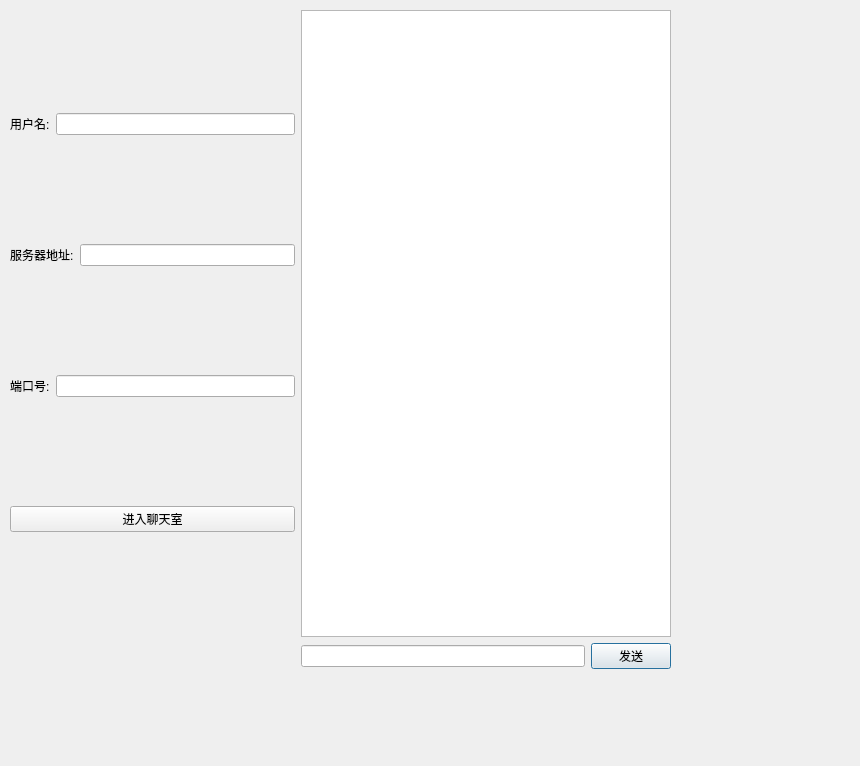
<?xml version="1.0" encoding="UTF-8"?>
<ui version="4.0">
 <class>TcpClient</class>
 <widget class="QDialog" name="TcpClient">
  <property name="geometry">
   <rect>
    <x>0</x>
    <y>0</y>
    <width>860</width>
    <height>766</height>
   </rect>
  </property>
  <property name="windowTitle">
   <string>Dialog</string>
  </property>
  <widget class="QWidget" name="gridLayoutWidget">
   <property name="geometry">
    <rect>
     <x>10</x>
     <y>10</y>
     <width>661</width>
     <height>671</height>
    </rect>
   </property>
   <layout class="QGridLayout" name="gridLayout">
    <item row="0" column="2" colspan="2">
     <widget class="QListWidget" name="contentListWidget"/>
    </item>
    <item row="2" column="2" rowspan="2">
     <layout class="QVBoxLayout" name="verticalLayout"/>
    </item>
    <item row="1" column="2">
     <widget class="QLineEdit" name="sendLineEdit"/>
    </item>
    <item row="1" column="3">
     <widget class="QPushButton" name="sendPushButton">
      <property name="text">
       <string>发送</string>
      </property>
     </widget>
    </item>
    <item row="0" column="0">
     <layout class="QGridLayout" name="gridLayout_2">
      <item row="2" column="0">
       <layout class="QHBoxLayout" name="horizontalLayout_3">
        <item>
         <widget class="QLabel" name="label_3">
          <property name="text">
           <string>端口号:</string>
          </property>
         </widget>
        </item>
        <item>
         <widget class="QLineEdit" name="portLineEdit"/>
        </item>
       </layout>
      </item>
      <item row="0" column="0">
       <layout class="QHBoxLayout" name="horizontalLayout">
        <item>
         <widget class="QLabel" name="label">
          <property name="text">
           <string>用户名:</string>
          </property>
         </widget>
        </item>
        <item>
         <widget class="QLineEdit" name="userNameLineEdit"/>
        </item>
       </layout>
      </item>
      <item row="1" column="0">
       <layout class="QHBoxLayout" name="horizontalLayout_2">
        <item>
         <widget class="QLabel" name="label_2">
          <property name="text">
           <string>服务器地址:</string>
          </property>
         </widget>
        </item>
        <item>
         <widget class="QLineEdit" name="serverIPLineEdit"/>
        </item>
       </layout>
      </item>
      <item row="3" column="0">
       <widget class="QPushButton" name="enterPushBotton">
        <property name="text">
         <string>进入聊天室</string>
        </property>
       </widget>
      </item>
     </layout>
    </item>
   </layout>
  </widget>
 </widget>
 <resources/>
 <connections/>
</ui>
